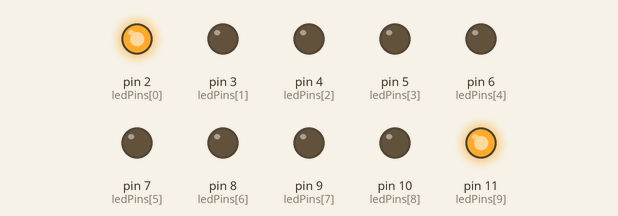
The sketch below on a simulated Arduino Uno, built with avr-gcc and run on an emulated ATmega328P. On the bench: output pins drawn as LEDs (lit = HIGH).

Above: at 0.03 s.
At 0.69 s:
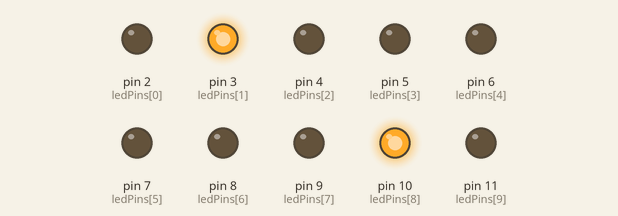
At 1.35 s:
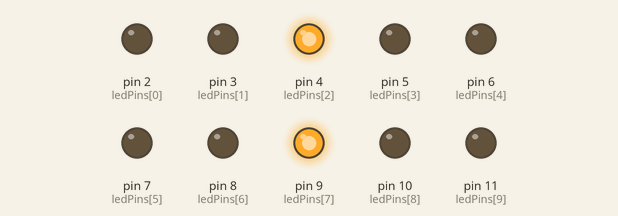
At 2.01 s:
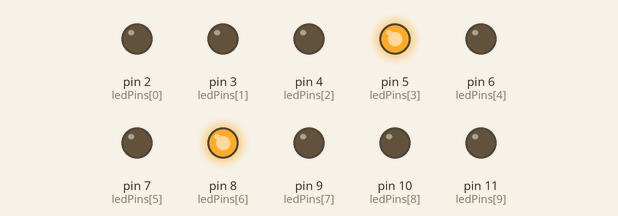
At 2.7 s:
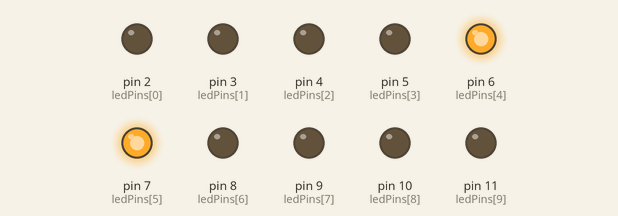
Timing chart, 0 to 3.0 s (numbered marks = the images above):
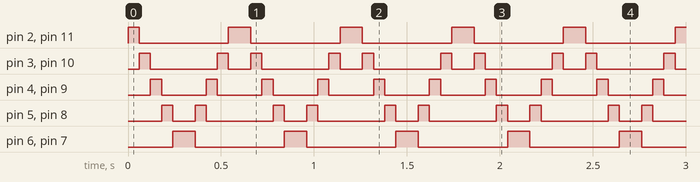

Measured:
- by itself, pin 2 (ledPins[0]), pin 11 (ledPins[9]): repeats every 0.60 s: LOW 0.48 s, HIGH 0.12 s
- by itself, pin 3 (ledPins[1]), pin 10 (ledPins[8]): repeats every 0.60 s: LOW 0.36 s, HIGH 0.06 s, LOW 0.12 s, HIGH 0.06 s
- by itself, pin 4 (ledPins[2]), pin 9 (ledPins[7]): alternates HIGH for 0.06 s and LOW for 0.24 s
- by itself, pin 5 (ledPins[3]), pin 8 (ledPins[6]): repeats every 0.60 s: LOW 0.12 s, HIGH 0.06 s, LOW 0.36 s, HIGH 0.06 s
- by itself, pin 6 (ledPins[4]), pin 7 (ledPins[5]): alternates HIGH for 0.12 s and LOW for 0.48 s

The sketch:

barGraph.ino
```cpp
// these constants won't change:
const int analogPin = A0;   // the pin that the potentiometer is attached to
const int ledCount = 10;
int ledPins[] = {
  2, 3, 4, 5, 6, 7, 8, 9, 10, 11
};   // an array of pin numbers to which LEDs are attached


void setup() {
  // loop over the pin array and set them all to output:
  for (int thisLed = 0; thisLed < ledCount; thisLed++) {
    pinMode(ledPins[thisLed], OUTPUT);
  }
}

void loop() {
  // loop over the LED array:
  for (int thisLed = 0; thisLed < ledCount; thisLed++) {
    // if the array element's index is less than ledLevel,
    // turn the pin for this element on:
      digitalWrite(ledPins[thisLed], HIGH);
      digitalWrite(ledPins[9-thisLed], HIGH);
      delay(60);
    // turn off all pins higher than the ledLevel:
      digitalWrite(ledPins[thisLed], LOW);
      digitalWrite(ledPins[9-thisLed], LOW);
  }
    for (int thisLed = ledCount; thisLed >ledCount; thisLed--) {
    // if the array element's index is less than ledLevel,
    // turn the pin for this element on:
      digitalWrite(ledPins[thisLed], HIGH);
      digitalWrite(ledPins[9-thisLed], HIGH);
      delay(60);
      digitalWrite(ledPins[thisLed], LOW);
      digitalWrite(ledPins[9-thisLed], LOW);
    // turn off all pins higher than the ledLevel:
    }
}
```
